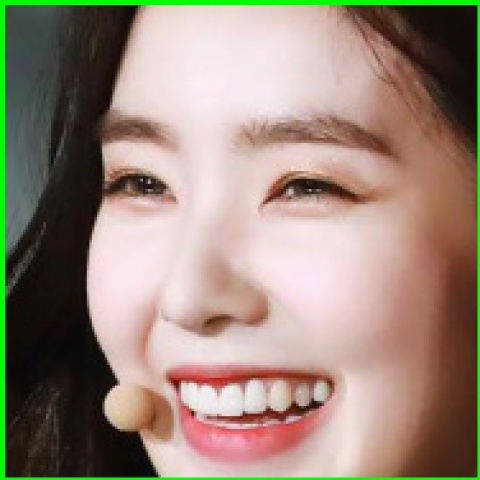
#> input picture dataset/TrainingSet/1.1.jpg, 480 x 480 px; its folder holds 4 pictures in this run
$ python face_recog.py
#> lines starting #> are read from the running program, lines starting #| are printed output that depends on the picture
import cv2
import os
import sys
import numpy as np
from PIL import Image

def getImagesAndLabels(path):
#> called with path = 'dataset/TrainingSet'
	image_paths = [os.path.join(path,f) for f in os.listdir(path)]
	images = []
	labels = []
	for image_path in image_paths:
		image_pillow = Image.open(image_path).convert('L')
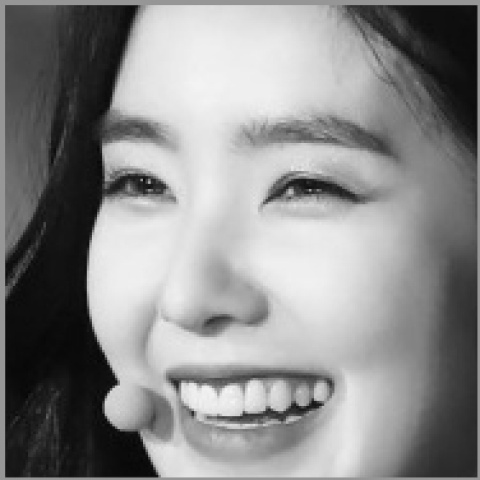
#> image_pillow: PIL image 480x480 L; min 5, max 247, mean 139.3
		image_np = np.array(image_pillow,'uint8')
		label = int(os.path.split(image_path)[1].split(".")[0])
		faces = detector.detectMultiScale(image_np)
#> faces = [[26, 41, 393, 393]]
		# [4 lines of commented-out code are left out]
		labels.append(label)
		images.append(image_np)
#> pass 2 of the loop in getImagesAndLabels, `for image_path in image_paths:`:
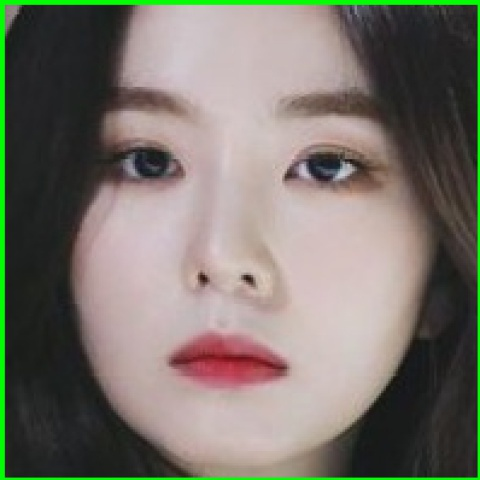
#> input picture dataset/TrainingSet/1.10.jpg, 480 x 480 px
#> in getImagesAndLabels, `image_pillow = Image.open(image_path).convert('L')`:
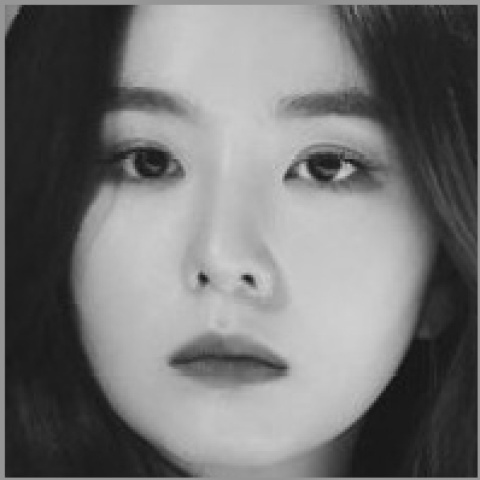
#> image_pillow: PIL image 480x480 L; min 17, max 209, mean 116.7
#> faces = [[32, 38, 411, 411]]
#> pass 3 of the loop in getImagesAndLabels, `for image_path in image_paths:`:
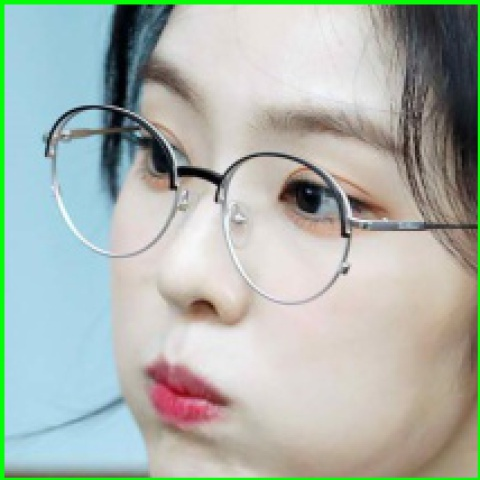
#> input picture dataset/TrainingSet/1.12.jpg, 480 x 480 px
#> in getImagesAndLabels, `image_pillow = Image.open(image_path).convert('L')`:
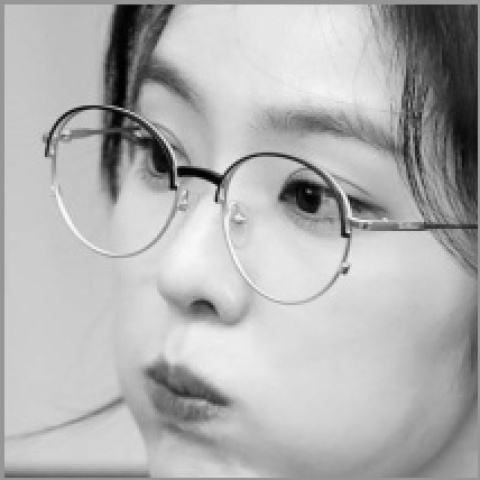
#> image_pillow: PIL image 480x480 L; min 0, max 252, mean 177
#> faces = [[53, 32, 390, 390]]
#> the loop made 4 passes; the first 3 are shown
	return images, labels

if __name__ == '__main__':
	recognizer = cv2.face.LBPHFaceRecognizer_create()
	detector = cv2.CascadeClassifier("haarcascade_frontalface_default.xml")

	faces, labels = getImagesAndLabels("dataset/TrainingSet")
	recognizer.train(faces, np.array(labels))
#> (the run stopped early here; a loop or call above may not have finished)
